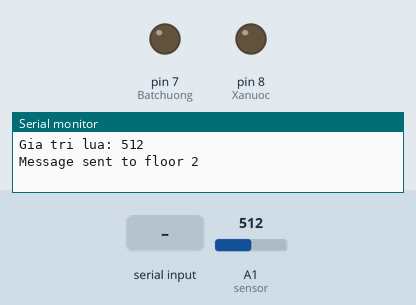
Bench run of a sketch on a simulated Arduino Uno, built with avr-gcc and run on an emulated ATmega328P. Shown: output pins drawn as LEDs (lit = HIGH), the last lines printed to the serial monitor. Inputs (shaded band) come from the test bench; at power-on: A1 (sensor) = 512.

Above: at 1.2 s.
1.3 s: "From_2*" received over the second serial link
At 2.2 s:
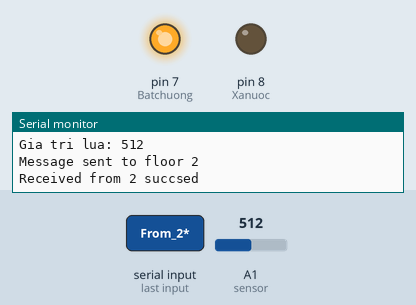
Timing chart, 0 to 4.3 s (numbered marks = the images above; inputs shaded):
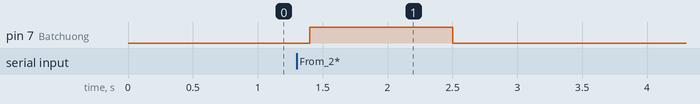

Measured:
- after the input at 1.3 s, pin 7 (Batchuong): LOW → HIGH after 0.10 s, → LOW 1.1 s later

The sketch:

Floor_3.ino
```cpp
#include <SoftwareSerial.h>
#include <String.h>

SoftwareSerial ZigbeeSerial(11, 10); // Rx :11, Tx :10

#define Batchuong 7
#define Xanuoc 8

// Setup cổng A0 đọc tín hiệu khói
// Setup cổng A1 đọc tín hiệu lửa (sensor ánh sáng)

String data_3 = "From_3";

void setup() {
    ZigbeeSerial.begin(9600);
    Serial.begin(9600);
    pinMode(Batchuong, OUTPUT);
    pinMode(Xanuoc, OUTPUT);
}

void TruyenThongBaoChay(){

  // gửi dữ liệu đến tầng 2
	String send_data = data_3 + "*";
	ZigbeeSerial.print(send_data);
  Serial.println("Message sent to floor 2");

  // Đợi phản hồi từ tầng 2
  unsigned long startTime = millis();
  bool receiverAck =  false ;

  while((millis() - startTime)< 10000 ){ // wate 3 seconds
    if (ZigbeeSerial.available() > 0) {
      String Ack = ZigbeeSerial.readStringUntil('*');
      if( Ack = "Ack"){
        receiverAck = true;
        break;
      }
    }
  }

  if (!receiverAck){
    // Nếu không nhạn được ACK từ tầng 2 , gửi trực tiếp đến tầng 1
    Serial.println ("No Ack from floor , sending to floor 1");
    ZigbeeSerial.print(send_data);
  }else{
    Serial.println("Received from 2 succsed");
  }
  delay(100);
}

void batchuong() {
    digitalWrite(Batchuong, HIGH);
    digitalWrite(Xanuoc, LOW);
    // delay(1000);
}
void offdevice() {
    digitalWrite(Batchuong, LOW);
    digitalWrite(Xanuoc, LOW);
}
void NhanThongBaoChay() {
	String i;
	i = ZigbeeSerial.readStringUntil('*'); //  i="From_2_To_1" or "From_3_To_1";
	if((i == "From_2")||(i == "From_1")){
    Serial.print(i);
    Serial.println(" Co chay nhe  ");
		batchuong();
	}else{
    offdevice();
  }

}

// Output functions


void checkfire(int fire) {
    Serial.print("Gia tri lua: ");
    Serial.println(fire);
    if (fire < 700) {
       TruyenThongBaoChay();
       batchuong();
    }else{
      offdevice();
    }
}

void loop() {
    NhanThongBaoChay();
    int fireValue = analogRead(A1); // Assuming A1 is used for the fire sensor
    checkfire(fireValue);
    delay(100);
}
```
